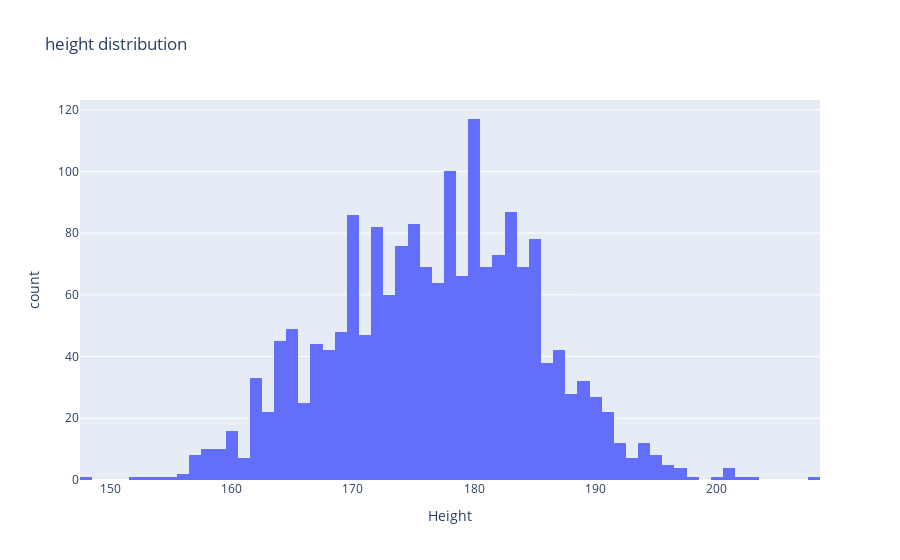

The notebook cell this image was saved under:
### Markdown cell above
#### Height distrubution of players

### Code cell
# Remove duplicate players (by looking at name hash)
olympic_data_finland_unique_players = olympic_data_finland.drop_duplicates('Name (hashed)')

fig = px.histogram(
    data_frame=olympic_data_finland_unique_players,
    x="Height",
    title="height distribution"
)

fig.show()

### Figure 1 — Plotly figure (JSON) as saved in the notebook; plotly's stock layout.template omitted (floating-point values rounded to 4 significant figures; data arrays with more than 128 entries replaced by an {"elided": "..."} marker saying what was removed)
{"data": [{"alignmentgroup": "True", "bingroup": "x", "hovertemplate": "Height=%{x}<br>count=%{y}<extra></extra>", "legendgroup": "", "marker": {"color": "#636efa", "pattern": {"shape": ""}}, "name": "", "offsetgroup": "", "orientation": "v", "showlegend": false, "type": "histogram", "x": {"elided": "2346 int values"}, "xaxis": "x", "yaxis": "y"}], "layout": {"barmode": "relative", "legend": {"tracegroupgap": 0}, "title": {"text": "height distribution"}, "xaxis": {"anchor": "y", "domain": [0, 1], "title": {"text": "Height"}}, "yaxis": {"anchor": "x", "domain": [0, 1], "title": {"text": "count"}}}}
